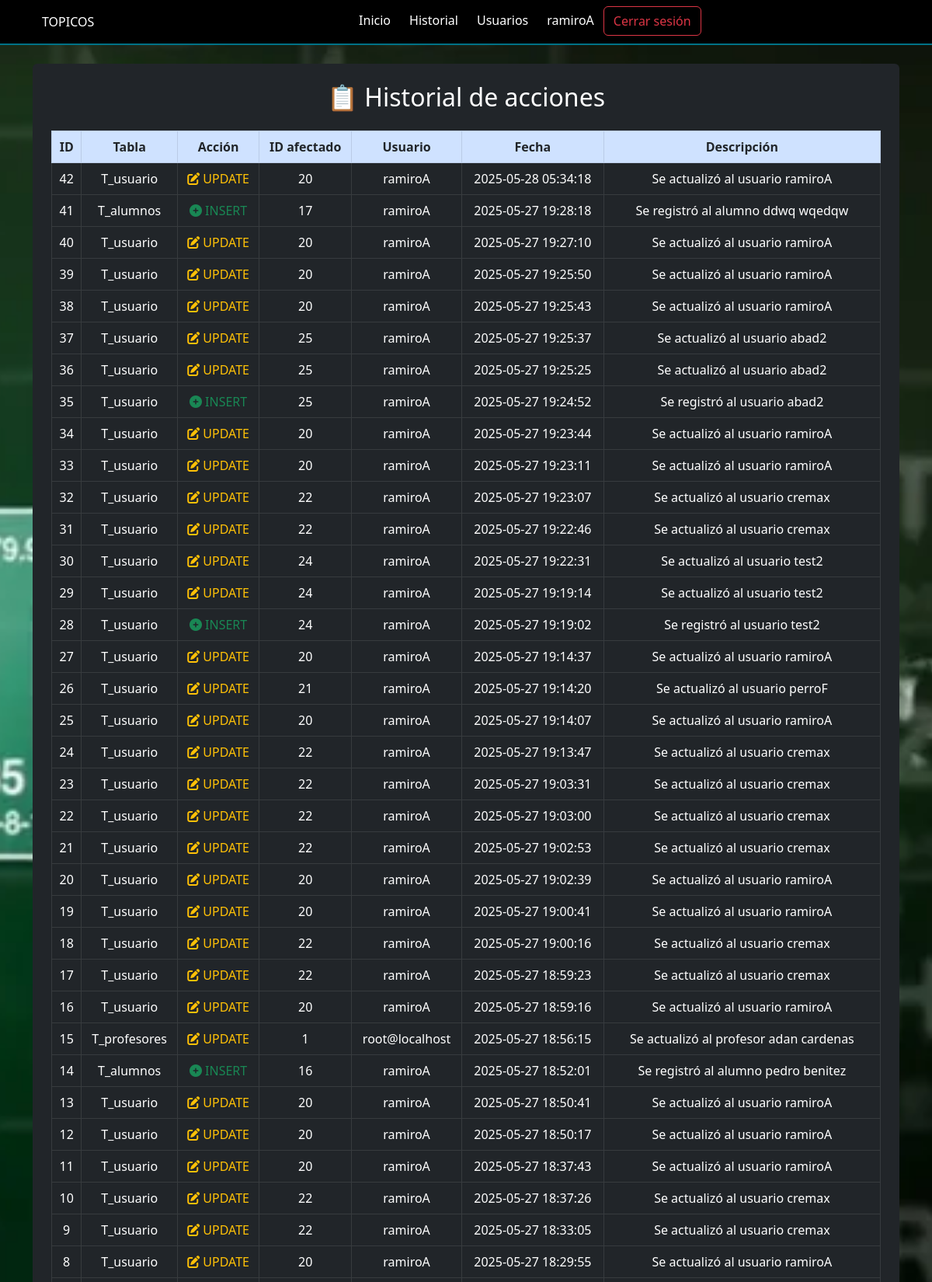
/historial.php (signed in, upper part), run on the app's committed database.
### tables this page shows
CREATE TABLE `historial_acciones` (
  `id` int(11) NOT NULL,
  `tabla` varchar(50) DEFAULT NULL,
  `accion` varchar(10) DEFAULT NULL,
  `id_afectado` int(11) DEFAULT NULL,
  `usuario` varchar(100) DEFAULT NULL,
  `fecha` timestamp NOT NULL DEFAULT current_timestamp(),
  `descripcion` text DEFAULT NULL
);

### historial.php (the view, shortened to what this page needs)
<?php
require_once './app/config/conexion.php';
$consulta = $conexion->prepare("SELECT * FROM historial_acciones ORDER BY fecha DESC");
$consulta->execute();
$acciones = $consulta->fetchAll(PDO::FETCH_ASSOC);
?>
<!DOCTYPE html>
<html lang="es">
<head>
  <link rel="stylesheet" href="./public/css/b5.css">
  <link rel="stylesheet" href="./public/css/main.css">
</head>
<body>
<?php require_once './components/navbar.php'; ?>
<main>
<div class="container mt-4">
  <div class="bg-dark p-4 rounded text-white">
    <h2 class="text-center">📋 Historial de acciones</h2>
    <table class="table table-bordered table-hover mt-4 text-center table-dark">
      <thead class="table-primary text-dark">
        <tr>
          <th>ID</th>
          <th>Tabla</th>
          <th>Acción</th>
          <th>ID afectado</th>
          <th>Usuario</th>
          <th>Fecha</th>
          <th>Descripción</th>
        </tr>
      </thead>
      <tbody>
        <?php foreach ($acciones as $accion): ?>
          <?php
            $clase = '';
            $icono = '';
            switch (strtoupper($accion['accion'])) {
              case 'INSERT':
                $clase = 'text-success';
                $icono = '<i class="fas fa-plus-circle"></i>';
                break;
              case 'UPDATE':
                $clase = 'text-warning';
                $icono = '<i class="fas fa-edit"></i>';
                break;
            }
          ?>
          <tr>
            <td><?= $accion['id'] ?></td>
            <td><?= ucfirst($accion['tabla']) ?></td>
            <td class="<?= $clase ?>"><?= $icono ?> <?= strtoupper($accion['accion']) ?></td>
            <td><?= $accion['id_afectado'] ?></td>
            <td><?= $accion['usuario'] ?></td>
            <td><?= $accion['fecha'] ?></td>
            <td><?= $accion['descripcion'] ?></td>
          </tr>
        <?php endforeach; ?>
      </tbody>
    </table>
  </div>
</div>
</main>
</body>
</html>

### public/css/main.css (style rules this page uses)
body { background: url("../img/tabla.jpg") fixed no-repeat 0 0; background-size: cover; background-position: center center; color: #fff; }
html, body { height: 100%; margin: 0; display: flex; flex-direction: column; }
main { flex: 1; }

### data on the page
historial_acciones: id "42", tabla "T_usuario", accion "UPDATE", id_afectado "20", usuario "ramiroA", fecha "2025-05-28 05:34:18", descripcion "Se actualizó al usuario ramiroA"
historial_acciones: id "41", tabla "T_alumnos", accion "INSERT", id_afectado "17", usuario "ramiroA", fecha "2025-05-27 19:28:18", descripcion "Se registró al alumno ddwq wqedqw"
historial_acciones: id "40", tabla "T_usuario", accion "UPDATE", id_afectado "20", usuario "ramiroA", fecha "2025-05-27 19:27:10", descripcion "Se actualizó al usuario ramiroA"
historial_acciones: id "39", tabla "T_usuario", accion "UPDATE", id_afectado "20", usuario "ramiroA", fecha "2025-05-27 19:25:50", descripcion "Se actualizó al usuario ramiroA"
historial_acciones: id "38", tabla "T_usuario", accion "UPDATE", id_afectado "20", usuario "ramiroA", fecha "2025-05-27 19:25:43", descripcion "Se actualizó al usuario ramiroA"
historial_acciones: id "37", tabla "T_usuario", accion "UPDATE", id_afectado "25", usuario "ramiroA", fecha "2025-05-27 19:25:37", descripcion "Se actualizó al usuario abad2"
historial_acciones: id "36", tabla "T_usuario", accion "UPDATE", id_afectado "25", usuario "ramiroA", fecha "2025-05-27 19:25:25", descripcion "Se actualizó al usuario abad2"
historial_acciones: id "35", tabla "T_usuario", accion "INSERT", id_afectado "25", usuario "ramiroA", fecha "2025-05-27 19:24:52", descripcion "Se registró al usuario abad2"
historial_acciones: id "34", tabla "T_usuario", accion "UPDATE", id_afectado "20", usuario "ramiroA", fecha "2025-05-27 19:23:44", descripcion "Se actualizó al usuario ramiroA"
historial_acciones: id "33", tabla "T_usuario", accion "UPDATE", id_afectado "20", usuario "ramiroA", fecha "2025-05-27 19:23:11", descripcion "Se actualizó al usuario ramiroA"
historial_acciones: id "32", tabla "T_usuario", accion "UPDATE", id_afectado "22", usuario "ramiroA", fecha "2025-05-27 19:23:07", descripcion "Se actualizó al usuario cremax"
historial_acciones: id "31", tabla "T_usuario", accion "UPDATE", id_afectado "22", usuario "ramiroA", fecha "2025-05-27 19:22:46", descripcion "Se actualizó al usuario cremax"
historial_acciones: id "30", tabla "T_usuario", accion "UPDATE", id_afectado "24", usuario "ramiroA", fecha "2025-05-27 19:22:31", descripcion "Se actualizó al usuario test2"
historial_acciones: id "29", tabla "T_usuario", accion "UPDATE", id_afectado "24", usuario "ramiroA", fecha "2025-05-27 19:19:14", descripcion "Se actualizó al usuario test2"
historial_acciones: id "28", tabla "T_usuario", accion "INSERT", id_afectado "24", usuario "ramiroA", fecha "2025-05-27 19:19:02", descripcion "Se registró al usuario test2"
historial_acciones: id "27", tabla "T_usuario", accion "UPDATE", id_afectado "20", usuario "ramiroA", fecha "2025-05-27 19:14:37", descripcion "Se actualizó al usuario ramiroA"
historial_acciones: id "26", tabla "T_usuario", accion "UPDATE", id_afectado "21", usuario "ramiroA", fecha "2025-05-27 19:14:20", descripcion "Se actualizó al usuario perroF"
historial_acciones: id "25", tabla "T_usuario", accion "UPDATE", id_afectado "20", usuario "ramiroA", fecha "2025-05-27 19:14:07", descripcion "Se actualizó al usuario ramiroA"
historial_acciones: id "24", tabla "T_usuario", accion "UPDATE", id_afectado "22", usuario "ramiroA", fecha "2025-05-27 19:13:47", descripcion "Se actualizó al usuario cremax"
historial_acciones: id "23", tabla "T_usuario", accion "UPDATE", id_afectado "22", usuario "ramiroA", fecha "2025-05-27 19:03:31", descripcion "Se actualizó al usuario cremax"
historial_acciones: id "22", tabla "T_usuario", accion "UPDATE", id_afectado "22", usuario "ramiroA", fecha "2025-05-27 19:03:00", descripcion "Se actualizó al usuario cremax"
historial_acciones: id "21", tabla "T_usuario", accion "UPDATE", id_afectado "22", usuario "ramiroA", fecha "2025-05-27 19:02:53", descripcion "Se actualizó al usuario cremax"
historial_acciones: id "20", tabla "T_usuario", accion "UPDATE", id_afectado "20", usuario "ramiroA", fecha "2025-05-27 19:02:39", descripcion "Se actualizó al usuario ramiroA"
historial_acciones: id "19", tabla "T_usuario", accion "UPDATE", id_afectado "20", usuario "ramiroA", fecha "2025-05-27 19:00:41", descripcion "Se actualizó al usuario ramiroA"
historial_acciones: id "18", tabla "T_usuario", accion "UPDATE", id_afectado "22", usuario "ramiroA", fecha "2025-05-27 19:00:16", descripcion "Se actualizó al usuario cremax"
historial_acciones: id "17", tabla "T_usuario", accion "UPDATE", id_afectado "22", usuario "ramiroA", fecha "2025-05-27 18:59:23", descripcion "Se actualizó al usuario cremax"
historial_acciones: id "16", tabla "T_usuario", accion "UPDATE", id_afectado "20", usuario "ramiroA", fecha "2025-05-27 18:59:16", descripcion "Se actualizó al usuario ramiroA"
historial_acciones: id "15", tabla "T_profesores", accion "UPDATE", id_afectado "1", usuario "root@localhost", fecha "2025-05-27 18:56:15", descripcion "Se actualizó al profesor adan cardenas"
historial_acciones: id "14", tabla "T_alumnos", accion "INSERT", id_afectado "16", usuario "ramiroA", fecha "2025-05-27 18:52:01", descripcion "Se registró al alumno pedro benitez"
historial_acciones: id "13", tabla "T_usuario", accion "UPDATE", id_afectado "20", usuario "ramiroA", fecha "2025-05-27 18:50:41", descripcion "Se actualizó al usuario ramiroA"
historial_acciones: id "12", tabla "T_usuario", accion "UPDATE", id_afectado "20", usuario "ramiroA", fecha "2025-05-27 18:50:17", descripcion "Se actualizó al usuario ramiroA"
historial_acciones: id "11", tabla "T_usuario", accion "UPDATE", id_afectado "20", usuario "ramiroA", fecha "2025-05-27 18:37:43", descripcion "Se actualizó al usuario ramiroA"
historial_acciones: id "10", tabla "T_usuario", accion "UPDATE", id_afectado "22", usuario "ramiroA", fecha "2025-05-27 18:37:26", descripcion "Se actualizó al usuario cremax"
historial_acciones: id "9", tabla "T_usuario", accion "UPDATE", id_afectado "22", usuario "ramiroA", fecha "2025-05-27 18:33:05", descripcion "Se actualizó al usuario cremax"
historial_acciones: id "8", tabla "T_usuario", accion "UPDATE", id_afectado "20", usuario "ramiroA", fecha "2025-05-27 18:29:55", descripcion "Se actualizó al usuario ramiroA"

### other printed values
$_SESSION['usuario_sesion']['usuario'] "ramiroA"
